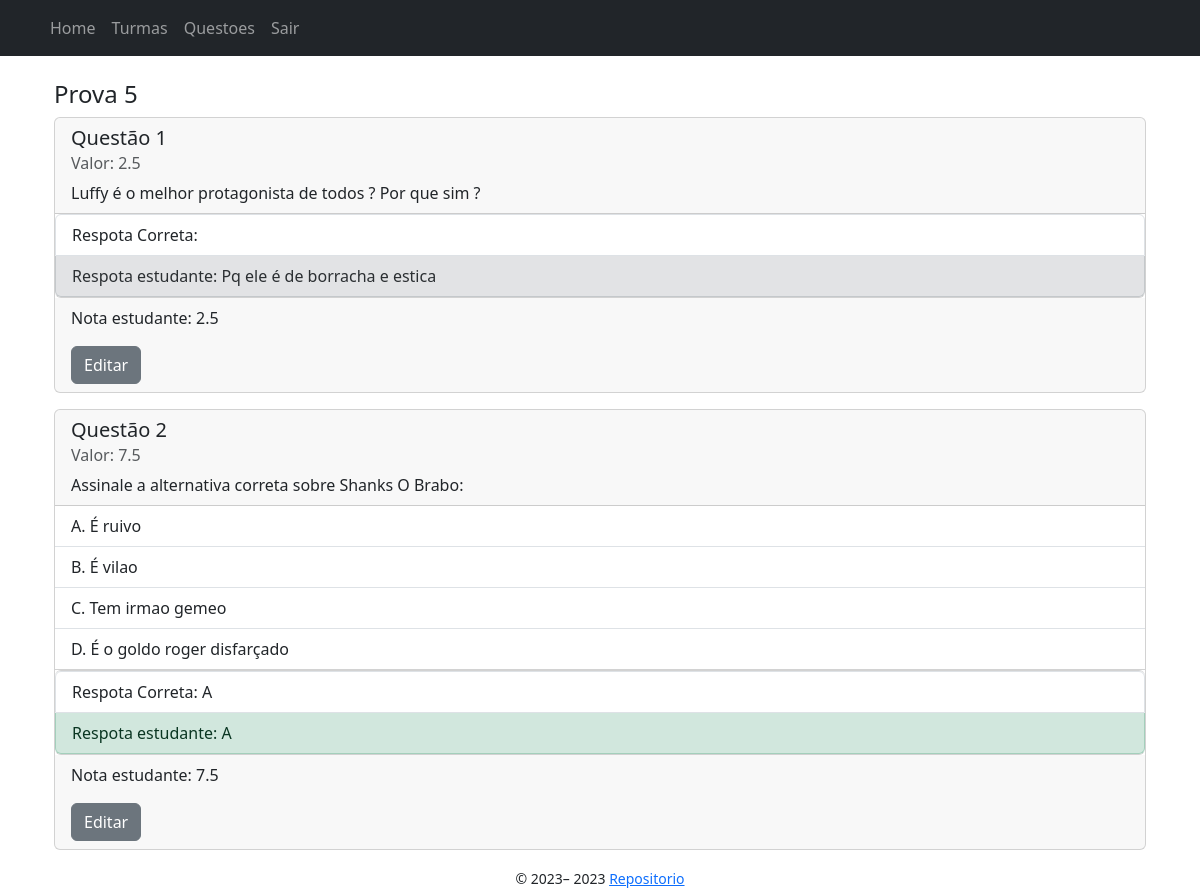
/turmas/1/exames/5/resposta/4 (signed in), run on the app's committed database.
### app/models/professor.py (models this page shows, shortened)
class Professor(Usuario):
    __tablename__ = "professor"
    id = db.Column(db.Integer, db.ForeignKey('usuario.id'), primary_key=True)
    turmas = db.relationship('Turma', backref='prof_turmas', lazy=True) #1 to N
    questoes = db.relationship('Questao', backref='prof_questoes', lazy=True) #1 to N
    exames = db.relationship('Exame', backref='prof_exames', lazy=True) #1 to N

### app/models/exame.py (models this page shows, shortened)
class Exame(db.Model):
    __tablename__ = "exame"
    id = db.Column(db.Integer, primary_key=True)
    data_inicio = db.Column(db.DateTime, nullable=True)
    data_fim = db.Column(db.DateTime, nullable=True)
    nome = db.Column(db.String(255))
    nota_exame = db.Column(db.Float)
    professor_id = db.Column(db.Integer, db.ForeignKey('professor.id'), nullable=False)
    turma_id = db.Column(db.Integer, db.ForeignKey('turma.id'), nullable=False)
    notas = db.relationship('NotasExames', backref='exame_notas') #1 to N
    respostas = db.relationship('RespostaQuestaoExame', backref='exame_respostas') #1 to N
    questoes = db.relationship("QuestaoExame", back_populates="exame", cascade="all, delete-orphan") # N to N

### app/models/questao.py (models this page shows)
class Questao(db.Model):
    __tablename__ = "questao"
    id = db.Column(db.Integer, primary_key=True)
    enunciado = db.Column(db.String(255))
    resposta = db.Column(db.String(255))
    tipo_questao = db.Column(
        Enum("multipla_escolha", "verdadeiro_falso", "numerica", "dissertativa", name="tipo_questao"), nullable=False)
    professor_id = db.Column(db.Integer, db.ForeignKey('professor.id'), nullable=False)
    respostas = db.relationship('RespostaQuestaoExame', backref='questao_respostas') #1 to N
    exames = db.relationship("QuestaoExame", back_populates="questao") # tabela associativa N to N
    def __repr__(self) -> str:
        return f"<Questao ID: {self.id}> - Enunciado:{self.enunciado} \
            - Tipo Questao:{self.tipo_questao} - Resposta:{self.resposta}"

### app/models/questao_multipla_escolha.py (models this page shows, shortened)
class QuestaoMultiplaEscolha(Questao):
    __tablename__ = "questao_multipla_escolha"
    id = db.Column(db.Integer, db.ForeignKey('questao.id'), primary_key=True)
    opcao_a = db.Column(db.String(255))
    opcao_b = db.Column(db.String(255))
    opcao_c = db.Column(db.String(255))
    opcao_d = db.Column(db.String(255))

### app/controllers/exames_controller.py (the view)
@bp.route("<int:exame_id>/resposta/<int:estudante_id>", methods=['GET'])
@login_required
def resposta_exame(turma_id: int, exame_id: int, estudante_id: int) -> redirect:
    try:
        exame = Exame.query.filter_by(id=exame_id).first()
        questoes_exame = [] # tabela associativa
        for questao_exame in  exame.questoes:
            questao = questao_exame.questao
            questao.nota_questao = questao_exame.nota_questao # atribui nota ao objeto
            questao.anulada = questao_exame.anulada
            print(f"Questao: {questao}")
            if questao_exame.questao.tipo_questao == "multipla_escolha":
                multipla_escolha = QuestaoMultiplaEscolha.query.filter_by(id=questao.id).all()
                questao.opcoes = multipla_escolha
            resposta_questao_exame = RespostaQuestaoExame.query.filter_by(
                estudante_id=estudante_id,exame_id=exame_id, questao_id=questao.id).first()
            questao.resposta_estudante = resposta_questao_exame.resposta_estudante
            questao.nota_estudante_questao = resposta_questao_exame.nota_estudante_questao
            questoes_exame.append(questao)
        return render_template("exames/resposta_exame.jinja2", turma_id=turma_id, exame=exame, estudante_id=estudante_id, questoes_exame=questoes_exame)
    except Exception as e:
        print(e)
        flash(f"Error: {e}", category="error")
        return redirect(url_for("turmas.show", turma_id=turma_id))

### app/templates/exames/resposta_exame.jinja2 (shortened to what this page needs)
{% extends "./base.jinja2" %}
{% from 'bootstrap5/utils.html' import render_icon %}
{% block content %}
<div class="container">
    <h4>{{ exame.nome }}</h4>
    <div>
        {% for questao_exame in questoes_exame %}
            <div class="mb-3 card">
                <div class="card-header">
                    <h5 class="card-title">Questão {{ loop.index }}</h5>
                    <h6 class="card-subtitle mb-2 text-muted">Valor: {{ questao_exame.nota_questao }}</h6>
                    <p class="card-text">{{ questao_exame.enunciado }}</p>
                </div>
                {% if questao_exame.tipo_questao == "multipla_escolha" %}
                        <ul class="list-group list-group-flush">
                            {% for opcao in questao_exame.opcoes %}
                                <li class="list-group-item">A. {{ opcao.opcao_a }}</li>
                                <li class="list-group-item">B. {{ opcao.opcao_b }}</li>
                                {% if opcao.opcao_c %}
                                    <li class="list-group-item">C. {{ opcao.opcao_c }}</li>
                                {% endif %}
                                {% if opcao.opcao_d %}
                                    <li class="list-group-item">D. {{ opcao.opcao_d }}</li>
                                {% endif %}
                            {% endfor %}
                        </ul>
                {% endif %}
                <ul class="list-group">
                    <li class="list-group-item">Respota Correta: {{ questao_exame.resposta }}</li>
                    {% if questao_exame.anulada or questao_exame.tipo_questao == "dissertativa" %}
                        <li class="list-group-item list-group-item-secondary">Respota estudante: {{ questao_exame.resposta_estudante }}</li>
                    {% elif questao_exame.resposta == questao_exame.resposta_estudante %}
                        <li class="list-group-item list-group-item-success">Respota estudante: {{ questao_exame.resposta_estudante }}</li>
                    {% else %}
                        <li class="list-group-item list-group-item-danger">Respota estudante: {{ questao_exame.resposta_estudante }}</li>
                    {% endif %}
                </ul>
                <div class="card-footer">
                    {% if questao_exame.anulada %}
                        <p>Nota estudante: {{ questao_exame.nota_estudante_questao }} / <strong>Questão Anulada</strong> </p>
                    {% else %}
                        <p>Nota estudante: {{ questao_exame.nota_estudante_questao }}</p>
                    {% endif %}
                    {% if current_user.tipo_usuario == "professor" %}
                        <a class="btn btn-secondary" data-bs-toggle="modal" data-bs-target="#editarExameModal-{{ loop.index }}">Editar</a>
                    {% endif %}
                </div>
            </div>
        {% endfor %}
    </div>
</div>
{% endblock %}

### app/templates/base.jinja2 (shortened to what this page needs)
{% from 'bootstrap5/utils.html' import render_messages %}
{% from 'bootstrap5/form.html' import render_form %}
{% from 'bootstrap5/nav.html' import render_nav_item, render_breadcrumb_item %}
<!doctype html>
<html lang="en">
<head>
    {% block head %}
    {% block styles %}
    {{ bootstrap.load_css() }}
    <link rel="stylesheet" type="text/css" href="{{ url_for('static', filename='css/style.css') }}">
    {% endblock %}
    {% endblock %}
</head>
<body>
    <head>
        {% if current_user.is_authenticated %}
            <nav class="navbar navbar-expand-lg navbar-dark bg-dark mb-4">
                <div class="container">
                    <div class="collapse navbar-collapse" id="navbarSupportedContent">
                        <ul class="navbar-nav mr-auto">
                            {{ render_nav_item("index.index", "Home") }}
                            {{ render_nav_item("turmas.index", "Turmas") }}
                            {% if current_user.tipo_usuario == "professor" %}
                                {{ render_nav_item("questoes.index", "Questoes", professor_id=current_user.id) }}
                            {% endif %}
                            {{ render_nav_item("auth.logout", "Sair") }}
                        </ul>
                    </div>
                </div>
            </nav>
        {% endif %}
    </head>
    <main class="container">
        {% block content %}{% endblock %}
    </main>
    <footer class="text-center">
        {% block footer %}
        <small> &copy; 2023–
            <a href="https://github.com/zeroCass/unb-web" target="_blank">Repositorio</a>
        </small>
        {% endblock %}
    </footer>
</body>
</html>

### app/static/css/style.css (style rules this page uses)
* { box-sizing: border-box; margin: 0; padding: 0; }
body { display: grid; min-height: 100vh; min-width: 100vw; grid-template-columns: 1fr; grid-template-rows: auto 1fr auto; grid-template-areas: "header" "main" "footer"; }
main { grid-area: main; }
footer { grid-area: footer; }

### data on the page
Professor: id "Questoes"
Exame: nome "Prova 5"
Questao: nota_questao "2.5", enunciado "Luffy é o melhor protagonista de todos ? Por que sim ?", resposta_estudante "Pq ele é de borracha e estica", nota_estudante_questao "2.5"
Questao: nota_questao "7.5", enunciado "Assinale a alternativa correta sobre Shanks O Brabo:", resposta "A", resposta_estudante "A", nota_estudante_questao "7.5"
QuestaoMultiplaEscolha: opcao_a "É ruivo", opcao_b "É vilao", opcao_c "Tem irmao gemeo", opcao_d "É o goldo roger disfarçado"

### other printed values
{{ render_nav_item("index.index", "Home") }} "Home"
{{ render_nav_item("turmas.index", "Turmas") }} "Turmas"
{{ render_nav_item("auth.logout", "Sair") }} "Sair"
